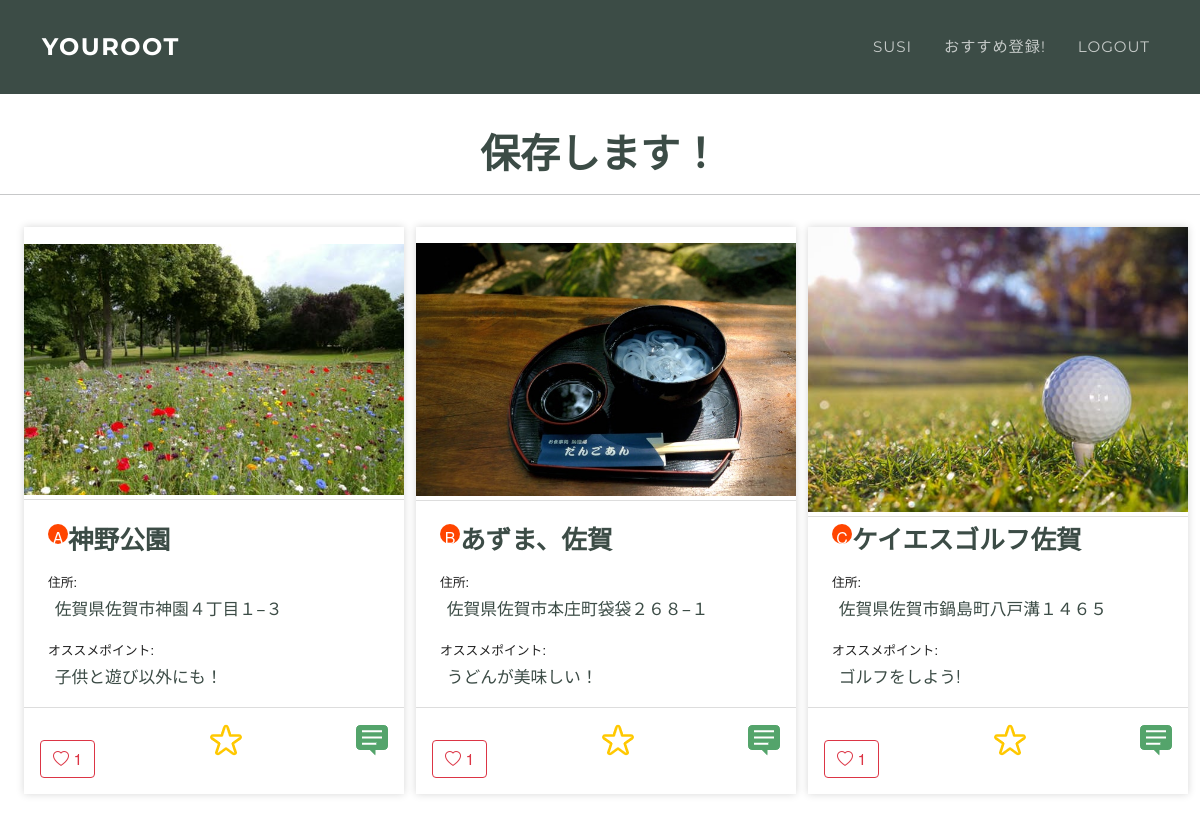
Page /testRoot/12/detail (signed in) on the committed database.
### testRoot/models.py (models this page shows, shortened)
class KeepRoot(models.Model):
    name = models.CharField(max_length=255)
    first = models.ForeignKey(TypeOfPlace, on_delete=models.CASCADE, null=True,related_name='first')
    second = models.ForeignKey(TypeOfPlace, on_delete=models.CASCADE, null=True,related_name='second')
    third = models.ForeignKey(TypeOfPlace, on_delete=models.CASCADE, null=True,related_name='third')
    author = models.ForeignKey(get_user_model(),on_delete=models.CASCADE, null=True)
    created_at = models.DateTimeField(auto_now_add=True, null=True)

class TypeOfPlace(models.Model):
    TYPE_CHOICE = (
        ('eat','ご飯'),
        ('play','遊び'),
    )
    type = models.CharField(max_length=255, choices=TYPE_CHOICE)
    name = models.CharField(max_length=255)
    atmosphere = models.ForeignKey(Atmosphere, on_delete=models.PROTECT, null=True)
    address = models.CharField(max_length=255)
    created_at = models.DateTimeField(auto_now_add=True)
    updated_at = models.DateTimeField(auto_now_add=True)
    pref = models.ForeignKey(PrefeCode, on_delete=models.PROTECT, null=True)
    city = models.CharField(max_length=255, null=True)
    ido = models.FloatField(null=True)
    keido = models.FloatField(null=True)
    image = models.ImageField(upload_to='images/', null=True)
    author = models.ForeignKey(get_user_model(),on_delete=models.CASCADE, null=True)
    good = models.IntegerField(null=True, default=0)
    comment = models.CharField(max_length=500, null=True)

### testRoot/views.py (the view)
# urls.py: path('testRoot/<int:id>/detail', detail, name='detail'),
def detail(request, id):
    root = get_object_or_404(KeepRoot, pk=id)
    initial_dict = {
        "author": request.user,
    }
    form = CommentForm(initial=initial_dict)
    form_evaluation = EvaluationForm()
    form_good = GoodCheckForm()
    comment1 = CommentDetail.objects.filter(comment_place=root.first).order_by('-created_at')
    comment2 = CommentDetail.objects.filter(comment_place=root.second).order_by('-created_at')
    comment3 = CommentDetail.objects.filter(comment_place=root.third).order_by('-created_at')
    len_comment1 = len(comment1)
    len_comment2 = len(comment2)
    len_comment3 = len(comment3)
    contents = {
        "content":root,
        "form": form,
        'id': request.user.id,
        'detail1':root.first.id,
        'detail2':root.second.id,
        'detail3':root.third.id,
        'comment1':comment1,
        'comment2':comment2,
        'comment3':comment3,
        'len_comment1':len_comment1,
        'len_comment2':len_comment2,
        'len_comment3':len_comment3,
        'form_evaluation':form_evaluation,
        'form_good':form_good,
    }
    return render(request, 'testRoot/detail.html', contents)

### testRoot/models.py (called while the page is built)
    def __str__(self):
        return self.comment

### testRoot/templates/testRoot/detail.html (shortened to what this page needs)
{% extends 'layout.html' %}
{% load static %}
{% block content %}
<h1 style="margin-top: 130px; text-align: center; color: #3c4c46;">{{content.name}}</h1>
<hr />
<div class="flexbox">
    <div class="l-wrapper_01 is-surface is-surface_03" style="margin-right:1%;">
        <article class="card_01">
            <div class="card__header_01">
                <figure class="card__thumbnail_01">
                    <img src="/media/{{content.first.image}}" width="100%" height="100%" border="0" />
                </figure>
            </div>
            <div class="border-line"></div>
            <div class="card__body_01">
                <div style="display:flex;">
                    <div class="abc">
                        <p>A</p>
                    </div>
                    <p class="card__title_01" style="color: #3c4c46;">{{content.first.name}}</p>
                </div>
                <p class="labels">住所:</p>
                <p class="card__text2_01" style="color: #3c4c46;">{{content.first.address}}</p>
                <p class="labels">オススメポイント:</p>
                <p class="card__text2_01" style="color: #3c4c46;">{{content.first.comment}}</p>
            </div>
            <div class="card__footer_01">
                <form action="{% url 'like' content.first.id%}" method="post">
                    <button type="submit" class="btn btn-outline-danger"><i class="bi bi-heart"></i>&nbsp;{{content.first.good}}</button>
                </form>
                <div class="card_switch_03" style="margin-left:auto;cursor:pointer;"><img src="/static/image/星アイコン1.png"
                        onmouseover="this.src='/static/image/星アイコン2.png'"
                        onmouseout="this.src='/static/image/星アイコン1.png'">
                </div>
                <div class="card_switch" style="margin-left:auto;cursor:pointer"><img src="/static/image/コメントアイコン.png">
                </div>
            </div>
        </article>
    </div>
    <div class="l-wrapper_01 is-surface is-surface_03" style="margin-right:1%;">
        <article class="card_01">
            <div class="card__header_01">
                <figure class="card__thumbnail_01">
                    <img src="/media/{{content.second.image}}" width="100%" height="100%" border="0" />
                </figure>
            </div>
            <div class="border-line"></div>
            <div class="card__body_01">
                <div style="display:flex;">
                    <div class="abc">
                        <p>B</p>
                    </div>
                    <p class="card__title_01" style="color: #3c4c46;">{{content.second.name}}</p>
                </div>
                <p class="labels">住所:</p>
                <p class="card__text2_01" style="color: #3c4c46;">{{content.second.address}}</p>
                <p class="labels">オススメポイント:</p>
                <p class="card__text2_01" style="color: #3c4c46;">{{content.second.comment}}</p>
            </div>
            <div class="card__footer_01">
                <form action="{% url 'like' content.second.id%}" method="post">
                    <button type="submit" class="btn btn-outline-danger"><i class="bi bi-heart"></i>&nbsp;{{content.second.good}}</button>
                </form>
                <div class="card_switch_03" style="margin-left:auto;cursor:pointer;"><img src="/static/image/星アイコン1.png"
                        onmouseover="this.src='/static/image/星アイコン2.png'"
                        onmouseout="this.src='/static/image/星アイコン1.png'">
                </div>
                <div class="card_switch" style="margin-left:auto;cursor:pointer"><img src="/static/image/コメントアイコン.png">
                </div>
            </div>
        </article>
    </div>
    <div class="l-wrapper_01 is-surface is-surface_03" style="margin-right:1%;">
        <article class="card_01">
            <div class="card__header_01">
                <figure class="card__thumbnail_01">
                    <img src="/media/{{content.third.image}}" width="100%" height="100%" border="0" />
                </figure>
            </div>
            <div class="border-line"></div>
            <div class="card__body_01">
                <div style="display:flex;">
                    <div class="abc">
                        <p>C</p>
                    </div>
                    <p class="card__title_01" style="color: #3c4c46;">{{content.third.name}}</p>
                </div>
                <p class="labels">住所:</p>
                <p class="card__text2_01" style="color: #3c4c46;">{{content.third.address}}</p>
                <p class="labels">オススメポイント:</p>
                <p class="card__text2_01" style="color: #3c4c46;">{{content.third.comment}}</p>
            </div>
            <div class="card__footer_01">
                <form action="{% url 'like' content.third.id%}" method="post">
                    <button type="submit" class="btn btn-outline-danger"><i class="bi bi-heart"></i>&nbsp;{{content.third.good}}</button>
                </form>
                <div class="card_switch_03" style="margin-left:auto;cursor:pointer;"><img src="/static/image/星アイコン1.png"
                        onmouseover="this.src='/static/image/星アイコン2.png'"
                        onmouseout="this.src='/static/image/星アイコン1.png'">
                </div>
                <div class="card_switch" style="margin-left:auto;cursor:pointer"><img src="/static/image/コメントアイコン.png">
                </div>
            </div>
        </article>
    </div>
</div>
{% endblock %}

### templates/layout.html (shortened to what this page needs)
<!DOCTYPE html>
<html lang="ja">
{% load static %}
<head>
    <link href="https://cdn.jsdelivr.net/npm/bootstrap@5.0.2/dist/css/bootstrap.min.css" rel="stylesheet"
>
    <link rel="stylesheet" href="https://maxst.icons8.com/vue-static/landings/line-awesome/line-awesome/1.3.0/css/line-awesome.min.css" />
    <link rel="stylesheet" href="https://cdn.jsdelivr.net/npm/bootstrap-icons@1.4.0/font/bootstrap-icons.css">
    <link rel="stylesheet" href="{% static 'css/style.css' %}">
    <link rel="stylesheet" href="{% static 'css/index.css' %}">
    <link rel="stylesheet" href="{% static 'css/topPage.css' %}">
    <link rel="stylesheet" href="{% static 'css/topPage1.css' %}">
    <link rel="stylesheet" href="{% static 'css/card.css' %}">
    <link rel="stylesheet" href="{% static 'css/user.css' %}">
    <link rel="stylesheet" href="{% static 'css/logged_out.css' %}">
    <link rel="stylesheet" href="{% static 'css/login.css' %}">
    <link rel="stylesheet" href="{% static 'css/test1.css' %}">
    <link rel="stylesheet" href="{% static 'css/test2.css' %}">
    <link rel="stylesheet" href="{% static 'css/jquery.range.css' %}">
</head>
<body>
    <nav class="navbar navbar-expand-lg navbar-dark fixed-top" id="mainNav" style="background-color: #3c4c46;">
        <div class="container">
            {% if user.is_authenticated %}
            <div class="wrapper"><a class="navbar-brand effect-box" href="{% url 'index' %}">YOUROOT</a></div>
            {% else %}
            <div class="wrapper"><a class="navbar-brand effect-box" href="{% url 'topPage1' %}">YOUROOT</a></div>
            {% endif %}
            <div class="collapse navbar-collapse" id="navbarResponsive">
                <ul class="navbar-nav text-uppercase ms-auto py-4 py-lg-0">
                    {% if user.is_authenticated %}
                    <li class="nav-item">
                        <div class="wrapper"><a href="{% url 'user' user.id%}" class="nav-link effect-box">{{user}}</a></div>
                    </li>
                    <li class="nav-item">
                        <div class="wrapper"><a href="{% url 'test2' %}" class="nav-link effect-box">おすすめ登録!</a></div>
                    </li>
                    <li class="nav-item">
                        <div class="wrapper"><a href='{% url "logout" %}' class="logout nav-link effect-box">logout</a></div>
                    </li>
                    {% endif %}
                </ul>
            </div>
        </div>
    </nav>
    {% block content %}
    {% endblock %}
</body>
</html>

### static/css/style.css (style rules this page uses)
html, body { width: 100%; height: 100%; color: #3c4c46; }

### static/css/index.css (style rules this page uses)
* { margin: 0; padding: 0; box-sizing: border-box; }

### static/css/topPage1.css (style rules this page uses)
* { box-sizing: border-box; }
body { margin: 0; padding-top: 0px; font-family: "メイリオ","Hiragino Kaku Gothic Pro", "ヒラギノ角ゴ Pro W3", Meiryo, "ＭＳ Ｐゴシック", "Helvetica Neue", Helvetica, Arial, sans-serif; background-color: #fff; }

### static/css/card.css (style rules this page uses)
.flexbox { display: flex; margin-left:2%; }
.abc { margin-top:2%; height:20px; width:20px; border-radius:50%; text-align:center; background:orangered; color:#fff; margin-left:0; }
.l-wrapper_01 { margin: 1rem auto; width: 95%; display: flex; position:relative; }
.card_01 { width:100%; background-color: #fff; box-shadow: 0 0 8px rgba(0, 0, 0, .16); color: #212121; text-decoration: none; display:flex; flex-direction: column; }
.card__header_01 { margin-top:auto; }
.card__title_01 { font-size: 1.6rem; order: 1; margin-bottom: 0.6rem; font-weight: bold; text-decoration: none; }
.card__thumbnail_01 { margin: 0; order: 0; width:100%; }
.border-line { margin-top:1%; border-top: 1px solid #ddd; }
.card__body_01 { padding: 0 1.5rem; margin-top: auto; }
.labels { font-size:0.8rem; margin-bottom:0; }
.card__text2_01 { font-size: 1.05rem; margin-bottom: 1rem; margin-left:2%; }
.card__footer_01 { display: flex; padding: 1rem; border-top: 1px solid #ddd; text-align: center; }
.is-surface .card_01 { opacity:1; transform:rotateY(0deg); transition: opacity 50ms 200ms, transform 300ms; }

### static/css/user.css (style rules this page uses)
.effect-box:after, .effect-box:before { content: ''; position: absolute; left: 0; display: inline-block; height: 1.5em; width: 100%; opacity: 0; -webkit-transition: opacity 0.35s, -webkit-transform 0.35s; transition: opacity 0.35s, transform 0.35s; }
.effect-box:before { border-left: 1px solid; border-right: 1px solid; -webkit-transform: scale(1,0); transform: scale(1,0); }
.effect-box:after { border-bottom: 1px solid; border-top: 1px solid; -webkit-transform: scale(0,1); transform: scale(0,1); }
.effect-box { text-decoration: none; display: inline-block; position: relative; font-family: 'Dosis', sans-serif; }
.wrapper { left:50%; }
li { list-style: none; opacity: 0.7; }

### rows in the picture
KeepRoot: name "保存します！", first.image (picture), first.name "神野公園", first.address "佐賀県佐賀市神園４丁目１−３", first.comment "子供と遊び以外にも！", first.good "1", second.image (picture), second.name "あずま、佐賀", second.address "佐賀県佐賀市本庄町袋袋２６８−１", second.comment "うどんが美味しい！", second.good "1", third.image (picture), third.name "ケイエスゴルフ佐賀", third.address "佐賀県佐賀市鍋島町八戸溝１４６５", third.comment "ゴルフをしよう!", third.good "1"

### other values in the picture
{{ user }} "SUSI"
